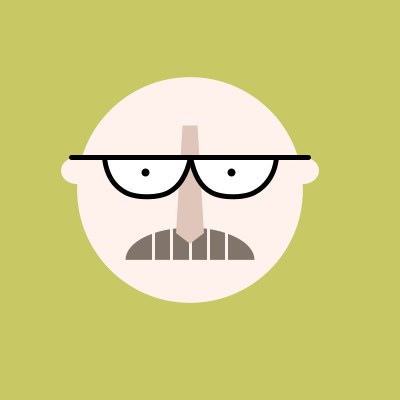
Frame 1 (no input)
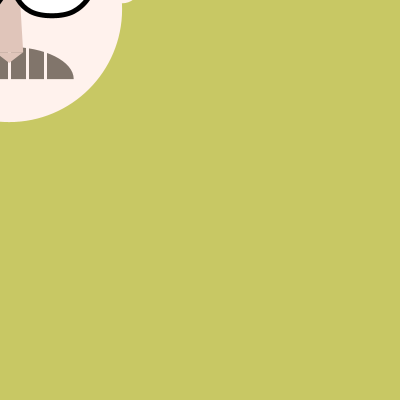
Frame 60 (the mouse pressed at the canvas centre just before this capture)
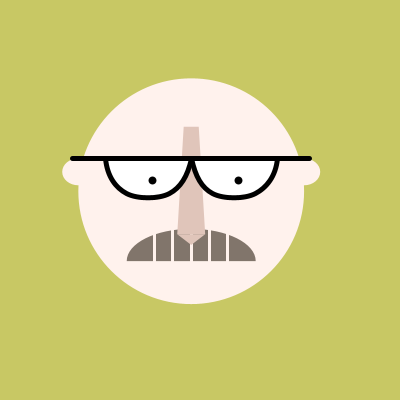
Frame 120 (the mouse held since frame 60 and released just before this capture)

The Processing sketch that drew these frames (run headless with seeded random() and noise(); from frame 60 on, the mouse is pressed at the canvas centre):

// Processing sketch: processing_109748
// ── processing_109748.pde

// Homework #5
//© Eden Weingart 2013
// eweingart@andrew.cmu.edu

float x, y, x1, y1, wd, ht;
color col;
float easing = 0.05;
float easing2 = 0.06;

void setup()
{
  size (400, 400);
  rectMode(CENTER);
  col= color(200, 200, 100);
  x=200;
  y=200;
  x1=200;
  y1=200;
  wd=215;
  ht=215;
}

void draw()
{
  prepScreen();
  
  float targetX = mouseX;
  float dx = targetX -x;
  if(abs(dx) > 1) {
    x += dx * easing;
  }
  
  float targetY = mouseY;
  float dy = targetY - y;
  if(abs(dy) > 1) {
    y += dy * easing;
  }
  
   float targetX1 = mouseX;
  float dx1 = targetX1 -x1;
  if(abs(dx1) > 1) {
    x1 += dx1 * easing2;
  }
  
  float targetY1 = mouseY;
  float dy1 = targetY1 - y1;
  if(abs(dy1) > 1) {
    y1 += dy1 * easing2;
  }
  
  drawHead(x, y, wd, ht);
  drawEars(x, y, wd, ht);
  drawMustache(x, y, wd, ht);
  drawNose(x, y, wd, ht);
  drawGlasses(x, y, wd, ht);
  drawEyes(x1 ,y1 , wd, ht);
}

void keyPressed()
{
  if (key == CODED)
   if ( keyCode == UP )
    { 
      if( ht < 300)
      {ht = ht+5;
      }
    }
    
   else if (keyCode == DOWN)
   { 
     if (ht > 100)
     {
     ht = ht-5;
     }
     
   }
   
   else if (keyCode == RIGHT)
   { 
     if (wd < 300)
    {
     wd = wd+5;
    }
   }
   
   else if(keyCode == LEFT)
   { 
     if (wd > 100 )
     {
     wd = wd-5;
     }
   
   }

   if(key == 'a')
   { 
     if ( wd > 100)
     {
     wd=wd*.9;
     ht=ht*.9;
     }
   }
   
   if(key == 's')
   { 
     if ( wd < 400)
     {
     wd=wd*1.1;
     ht=ht*1.1;
     }
   }
}

void prepScreen()
{
  noStroke();
  fill (col);
  rect (200, 200, 500, 500);
  fill (0, 0, 0, 50);
  
 
  if(key == '1')
  {
    rect (100, 200, 200, 400);
  }
  
  else if (key == '2')
  {
    rect (100, 100, 200, 200);
    rect (300, 300, 200, 200);
  }
  
  else if (key == '3')
  {
    rect (200, 67, 134, 134);
    rect (67, 200, 134, 134);
    rect (333, 200, 134, 134);
    rect (200, 333, 134, 134);
  }
   
  else if (key =='4')
 {
   rect (50, 50, 100, 100);
   rect (250, 50, 100, 100);
   rect (50, 250, 100, 100);
   rect (150, 150, 100, 100);
   rect (350, 150, 100, 100);
   rect (250, 250, 100, 100);
   rect (150, 350, 100, 100);
   rect (350, 350, 100, 100); 
 } 
  
}

void mouseReleased()
{
  col= color (random(255), random(255), random(255));
}

void drawHead(float x, float y, float wd, float ht)
{
noStroke();
fill(255, 242, 237);
ellipse( x, y, wd*1.05, ht*1.05);
}

void drawEars(float x, float y, float wd, float ht)
{
//ears
ellipse( x-wd*.525, y-ht*.09, wd*.15, ht*.125);
ellipse( x+wd*.525, y-ht*.09, wd*.15, ht*.125);;
}

void drawGlasses(float x, float y, float wd, float ht)
{
//left glasses
fill(255);
stroke(0);
strokeWeight(5);
beginShape();
  curveVertex(x+wd*.01, y-ht*.5);
  
  curveVertex(x, y-ht*.15);
  curveVertex(x-wd*.1, y+ht*.01);
  curveVertex(x-wd*.3, y+ht*.01);
  curveVertex(x-wd*.4,y-ht*.15);
  
  curveVertex(x-wd*.35, y-ht*.5);
endShape();

//right glasses
beginShape();
  curveVertex(x-wd*.01, y-ht*.5);
  
  curveVertex(x, y-ht*.15);
  curveVertex(x+wd*.1, y+ht*.01);
  curveVertex(x+wd*.3, y+ht*.01);
  curveVertex(x+wd*.4, y-ht*.15);
  
  curveVertex(x+wd*.35, y-ht*.5);
endShape();

//glasses
line(x-wd*.55, y-ht*.15, x+wd*.55, y-ht*.15);
}

void drawEyes(float x, float y, float ht, float wd)
{
//eyes
strokeWeight(8);
point(x-wd*.20, y-ht*.07);
point(x+wd*.20, y-ht*.07);
}

void drawMustache(float x, float y, float ht, float wd)
{
//mustache
noStroke();
fill(129, 117, 107);
arc(x, y+ht*.325, wd*.6, ht*.3, radians(180), radians(360));
stroke(255, 242, 237);
strokeWeight(3);
line(x, y+ht*.175, x, y+ht*.325);
line(x-wd*.085, y+ht*.17, x-wd*.085, y+ht*.325);
line(x+wd*.085, y+ht*.17, x+wd*.085, y+ht*.325);
line(x-wd*.17, y+ht*.17, x-wd*.17, y+ht*.325);
line(x+wd*.17, y+ht*.17, x+wd*.17, y+ht*.325);
}

void drawNose(float x, float y, float ht, float wd)
{
//nose
noStroke();
fill(224, 197, 186);
quad(x-wd*.035, y-ht*.30, x+wd*.035, y-ht*.30, x+wd*.065, y+ht*.20, x-wd*.065, y+ht*.20);
triangle(x+wd*.065,y+ht*.20, x-wd*.065, y+ht*.20, x, y+ht*.25);

}
